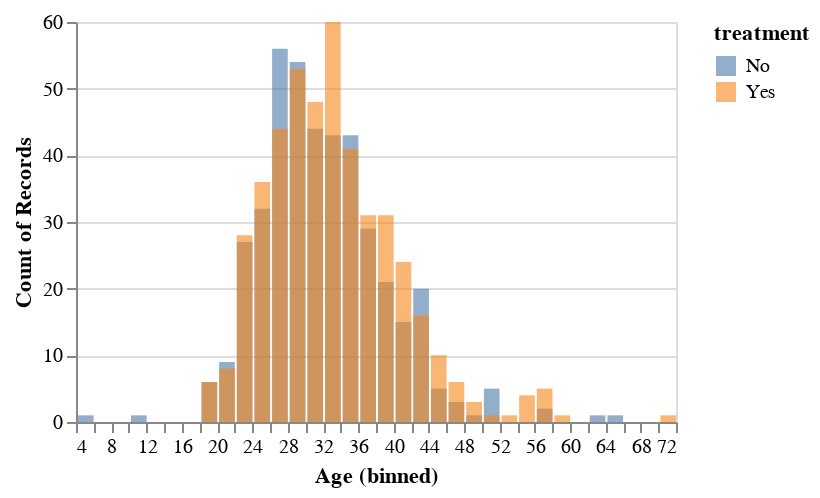

The code cell stored with this chart in its notebook:
### Markdown cell above
### 1.3 Identifying potentially important features

### Code cell
import altair as alt

alt.data_transformers.disable_max_rows()  # Allows us to plot big datasets

alt.Chart(train_df.sort_values('treatment')).mark_bar(opacity=0.6).encode(
    alt.X(alt.repeat(), type='quantitative', bin=alt.Bin(maxbins=50)),
    alt.Y('count()', stack=None),
    alt.Color('treatment')
).properties(
    height=200
).repeat(
    train_df.select_dtypes('number').columns.to_list(),
    columns=2
)

### Figure 1 — Vega-Lite specification as saved in the notebook (floating-point values rounded to 4 significant figures; data arrays with more than 128 entries replaced by an {"elided": "..."} marker saying what was removed)
{"config": {"view": {"continuousWidth": 300, "continuousHeight": 300}}, "repeat": ["Age"], "spec": {"data": {"name": "data-5eb462df67a4bade834d94eae3004d04"}, "mark": {"type": "bar", "opacity": 0.6}, "encoding": {"color": {"field": "treatment", "type": "nominal"}, "x": {"bin": {"maxbins": 50}, "field": {"repeat": "repeat"}, "type": "quantitative"}, "y": {"aggregate": "count", "stack": null, "type": "quantitative"}}, "height": 200}, "columns": 2, "$schema": "https://vega.github.io/schema/vega-lite/v5.15.1.json", "datasets": {"data-5eb462df67a4bade834d94eae3004d04": {"elided": "881 records"}}}
